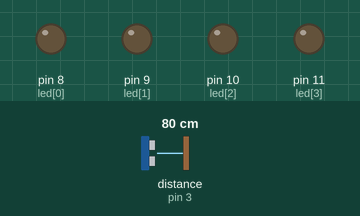
Bench run of a sketch on a simulated Arduino Uno, built with avr-gcc and run on an emulated ATmega328P. Shown: output pins drawn as LEDs (lit = HIGH). Wiring (inferred from the names in the program): ultrasonic range finder: trigger pin 2; echo pin 3. Inputs (shaded band) come from the test bench; at power-on: distance to the obstacle (sensor on pin 3) 80 cm. The echo pulse lasts 58.3 µs per cm; pins used as bus, display or sensor lines are not drawn.

Above: at 1.2 s.
1.3 s: distance to the obstacle (sensor on pin 3) set to 2 cm
At 2.5 s:
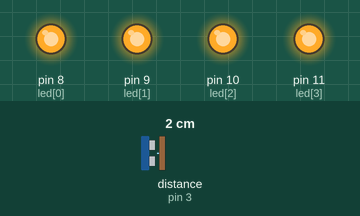
2.8 s: distance to the obstacle (sensor on pin 3) set to 10 cm
At 4.0 s:
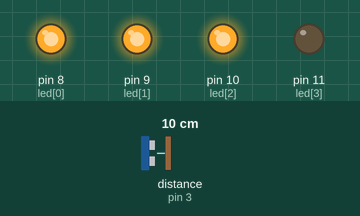
4.3 s: distance to the obstacle (sensor on pin 3) set to 4 cm
At 4.8 s:
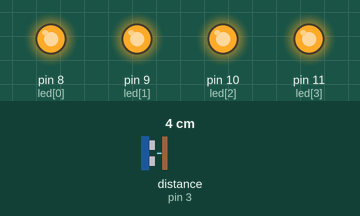
5.8 s: distance to the obstacle (sensor on pin 3) set to 18 cm
At 6.3 s:
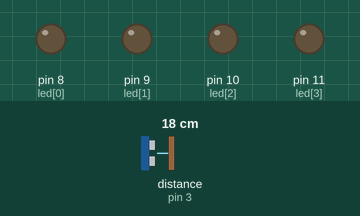
Timing chart, 0 to 8.3 s (numbered marks = the images above; inputs shaded):
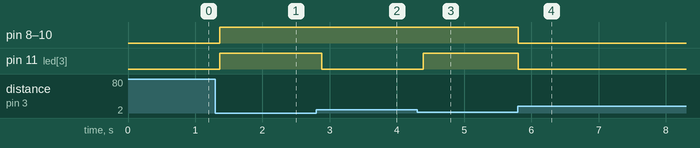

Measured:
- after the input at 1.3 s, pin 8 (led[0]), pin 9 (led[1]), pin 10 (led[2]), pin 11 (led[3]): LOW → HIGH after 0.07 s
- after the input at 2.8 s, pin 11 (led[3]): HIGH → LOW after 0.08 s
- after the input at 4.3 s, pin 11 (led[3]): LOW → HIGH after 0.09 s
- after the input at 5.8 s, pin 8 (led[0]), pin 9 (led[1]), pin 10 (led[2]), pin 11 (led[3]): HIGH → LOW at once

The sketch:

E19_ultra_led4.ino
```cpp
int echo = 3;
int trig = 2;

int led[] = {8, 9, 10, 11};
//각 핀 변수로 설정

void setup() {
  pinMode(trig, OUTPUT);
  pinMode(echo, INPUT);   //음파를 받아야 하니 INPUT으로
  for(int i=0; i<4; i++)
    pinMode(led[i], OUTPUT); //각 변수 출력으로 설정
  Serial.begin(9600); //시리얼통신 시작
}

void loop() {
  digitalWrite(trig, HIGH);
  delayMicroseconds(10);
  digitalWrite(trig, LOW);
  //초음파를 발사!

  int duration = pulseIn(echo, HIGH);
  //초음파가 발사되면 물체까지의 시간을 측정하여
  //변수 duration에 넣어준다.
  int distance = duration / 29 / 2;
  //측정된 시간을 cm단위로 바꿔준다.

  for(int i=12;i>7;i--) // 12~7까지 1감소 실행
  {
    if(distance < i) // 12~7까지 비교
      digitalWrite(led[12-i], HIGH);
      //12-i를 하면 이전 코드와 같은 동작을 하게된다.
    else
      digitalWrite(led[12-i], LOW);
  }
  delay(100);
  // 0.1초대기 작동을 빠르게 하고 싶다면 delay를
  // 낮춰주면 된다.

}
```
